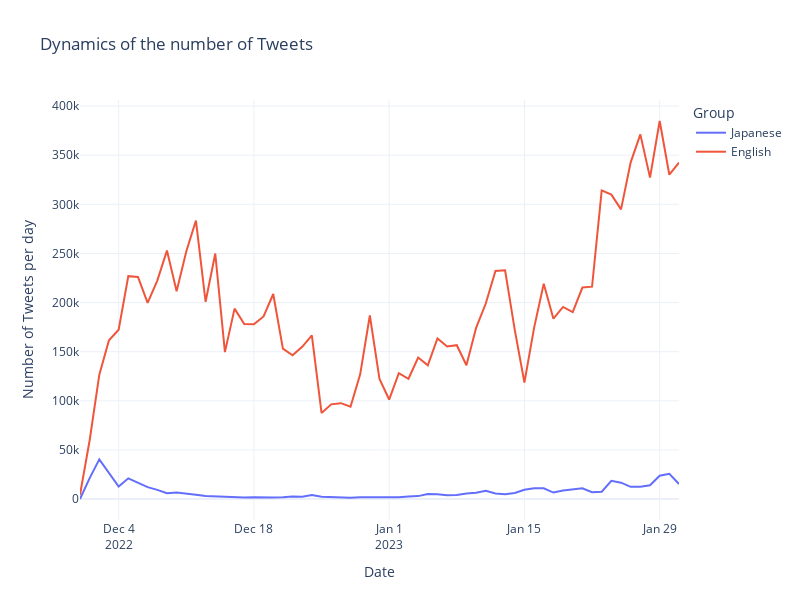

Here is the notebook cell this chart was saved with:
### Code cell
jap = data.loc[data.lang == "ja",["date","total"]].groupby("date").sum().reset_index()
eng = data.loc[data.lang == "en",["date","total"]].groupby("date").sum().reset_index()

jap["Group"] = "Japanese" 
eng['Group'] = "English"

df = pd.concat([jap,eng],axis=0)

fig = px.line(df, x="date", y="total", title='Dynamics of the number of Tweets',color="Group",
                labels=dict(date="Date", total="Number of Tweets per day"),template="plotly_white",
                 width=800, height=600)

fig.show()

### Figure 1 — Plotly figure (JSON) as saved in the notebook; plotly's stock layout.template omitted (floating-point values rounded to 4 significant figures)
{"data": [{"hovertemplate": "Group=Japanese<br>Date=%{x}<br>Number of Tweets per day=%{y}<extra></extra>", "legendgroup": "Japanese", "line": {"color": "#636efa", "dash": "solid"}, "marker": {"symbol": "circle"}, "mode": "lines", "name": "Japanese", "orientation": "v", "showlegend": true, "type": "scatter", "x": ["2022-11-30", "2022-12-01", "2022-12-02", "2022-12-03", "2022-12-04", "2022-12-05", "2022-12-06", "2022-12-07", "2022-12-08", "2022-12-09", "2022-12-10", "2022-12-11", "2022-12-12", "2022-12-13", "2022-12-14", "2022-12-15", "2022-12-16", "2022-12-17", "2022-12-18", "2022-12-19", "2022-12-20", "2022-12-21", "2022-12-22", "2022-12-23", "2022-12-24", "2022-12-25", "2022-12-26", "2022-12-27", "2022-12-28", "2022-12-29", "2022-12-30", "2022-12-31", "2023-01-01", "2023-01-02", "2023-01-03", "2023-01-04", "2023-01-05", "2023-01-06", "2023-01-07", "2023-01-08", "2023-01-09", "2023-01-10", "2023-01-11", "2023-01-12", "2023-01-13", "2023-01-14", "2023-01-15", "2023-01-16", "2023-01-17", "2023-01-18", "2023-01-19", "2023-01-20", "2023-01-21", "2023-01-22", "2023-01-23", "2023-01-24", "2023-01-25", "2023-01-26", "2023-01-27", "2023-01-28", "2023-01-29", "2023-01-30", "2023-01-31"], "xaxis": "x", "y": [100, 21373, 40497, 26133, 12844, 21172, 16297, 12177, 9434, 6012, 6627, 5194, 4465, 3145, 2718, 2271, 2087, 1694, 1966, 1531, 1701, 1971, 2708, 2477, 4259, 2394, 2024, 1930, 1483, 1933, 1820, 1555, 1593, 1887, 2632, 3041, 5076, 4895, 3941, 4243, 5728, 6469, 8543, 5769, 4925, 6195, 9562, 11070, 11073, 6677, 8813, 10118, 10911, 7070, 7459, 18545, 16736, 12517, 12591, 14033, 23824, 25711, 15312], "yaxis": "y"}, {"hovertemplate": "Group=English<br>Date=%{x}<br>Number of Tweets per day=%{y}<extra></extra>", "legendgroup": "English", "line": {"color": "#EF553B", "dash": "solid"}, "marker": {"symbol": "circle"}, "mode": "lines", "name": "English", "orientation": "v", "showlegend": true, "type": "scatter", "x": ["2022-11-30", "2022-12-01", "2022-12-02", "2022-12-03", "2022-12-04", "2022-12-05", "2022-12-06", "2022-12-07", "2022-12-08", "2022-12-09", "2022-12-10", "2022-12-11", "2022-12-12", "2022-12-13", "2022-12-14", "2022-12-15", "2022-12-16", "2022-12-17", "2022-12-18", "2022-12-19", "2022-12-20", "2022-12-21", "2022-12-22", "2022-12-23", "2022-12-24", "2022-12-25", "2022-12-26", "2022-12-27", "2022-12-28", "2022-12-29", "2022-12-30", "2022-12-31", "2023-01-01", "2023-01-02", "2023-01-03", "2023-01-04", "2023-01-05", "2023-01-06", "2023-01-07", "2023-01-08", "2023-01-09", "2023-01-10", "2023-01-11", "2023-01-12", "2023-01-13", "2023-01-14", "2023-01-15", "2023-01-16", "2023-01-17", "2023-01-18", "2023-01-19", "2023-01-20", "2023-01-21", "2023-01-22", "2023-01-23", "2023-01-24", "2023-01-25", "2023-01-26", "2023-01-27", "2023-01-28", "2023-01-29", "2023-01-30", "2023-01-31"], "xaxis": "x", "y": [4392, 59911, 126602, 161586, 172362, 226876, 226123, 199692, 222428, 252933, 211652, 252031, 283524, 200817, 249954, 149581, 193883, 178155, 177892, 185921, 208768, 153188, 146394, 154961, 166654, 87747, 96433, 97639, 93989, 127030, 186847, 122185, 101339, 128088, 122481, 144022, 136093, 163548, 155274, 156631, 136269, 174359, 199069, 232208, 232814, 172306, 118690, 174257, 219150, 183625, 195535, 190277, 215346, 216243, 314217, 309882, 294888, 342764, 371189, 327183, 384828, 330134, 342556], "yaxis": "y"}], "layout": {"height": 600, "legend": {"title": {"text": "Group"}, "tracegroupgap": 0}, "title": {"text": "Dynamics of the number of Tweets"}, "width": 800, "xaxis": {"anchor": "y", "domain": [0, 1], "title": {"text": "Date"}}, "yaxis": {"anchor": "x", "domain": [0, 1], "title": {"text": "Number of Tweets per day"}}}}
